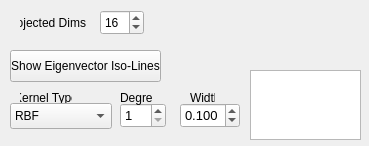
<?xml version="1.0" encoding="UTF-8"?>
<ui version="4.0">
 <class>paramsKPCA</class>
 <widget class="QWidget" name="paramsKPCA">
  <property name="geometry">
   <rect>
    <x>0</x>
    <y>0</y>
    <width>369</width>
    <height>146</height>
   </rect>
  </property>
  <property name="windowTitle">
   <string>Form</string>
  </property>
  <widget class="QLabel" name="labelkernel">
   <property name="geometry">
    <rect>
     <x>20</x>
     <y>90</y>
     <width>52</width>
     <height>16</height>
    </rect>
   </property>
   <property name="font">
    <font>
     <pointsize>9</pointsize>
    </font>
   </property>
   <property name="text">
    <string>Kernel Type</string>
   </property>
   <property name="alignment">
    <set>Qt::AlignCenter</set>
   </property>
  </widget>
  <widget class="QComboBox" name="kernelTypeCombo">
   <property name="geometry">
    <rect>
     <x>10</x>
     <y>103</y>
     <width>102</width>
     <height>26</height>
    </rect>
   </property>
   <property name="font">
    <font>
     <pointsize>9</pointsize>
    </font>
   </property>
   <property name="toolTip">
    <string>&lt;!DOCTYPE HTML PUBLIC &quot;-//W3C//DTD HTML 4.0//EN&quot; &quot;http://www.w3.org/TR/REC-html40/strict.dtd&quot;&gt;
&lt;html&gt;&lt;head&gt;&lt;meta name=&quot;qrichtext&quot; content=&quot;1&quot; /&gt;&lt;style type=&quot;text/css&quot;&gt;
p, li { white-space: pre-wrap; }
&lt;/style&gt;&lt;/head&gt;&lt;body style=&quot; font-family:'Lucida Grande'; font-size:9pt; font-weight:400; font-style:normal;&quot;&gt;
&lt;p style=&quot; margin-top:0px; margin-bottom:0px; margin-left:0px; margin-right:0px; -qt-block-indent:0; text-indent:0px;&quot;&gt;Polynomial: (&amp;lt;x,y&amp;gt; + offset)^degree&lt;/p&gt;
&lt;p style=&quot; margin-top:0px; margin-bottom:0px; margin-left:0px; margin-right:0px; -qt-block-indent:0; text-indent:0px;&quot;&gt;RBF: exp(-&amp;lt;x,y&amp;gt;*width)&lt;/p&gt;
&lt;p style=&quot; margin-top:0px; margin-bottom:0px; margin-left:0px; margin-right:0px; -qt-block-indent:0; text-indent:0px;&quot;&gt;Sigmoid: tanh(&amp;lt;x,y&amp;gt; + offset)&lt;/p&gt;&lt;/body&gt;&lt;/html&gt;</string>
   </property>
   <property name="currentIndex">
    <number>1</number>
   </property>
   <item>
    <property name="text">
     <string>Polynomial</string>
    </property>
   </item>
   <item>
    <property name="text">
     <string>RBF</string>
    </property>
   </item>
   <item>
    <property name="text">
     <string>Sigmoid</string>
    </property>
   </item>
  </widget>
  <widget class="QLabel" name="labelWidth_2">
   <property name="geometry">
    <rect>
     <x>20</x>
     <y>13</y>
     <width>66</width>
     <height>20</height>
    </rect>
   </property>
   <property name="font">
    <font>
     <pointsize>9</pointsize>
    </font>
   </property>
   <property name="text">
    <string>Projected Dims</string>
   </property>
   <property name="alignment">
    <set>Qt::AlignRight|Qt::AlignTrailing|Qt::AlignVCenter</set>
   </property>
  </widget>
  <widget class="QPushButton" name="contourButton">
   <property name="geometry">
    <rect>
     <x>10</x>
     <y>50</y>
     <width>151</width>
     <height>32</height>
    </rect>
   </property>
   <property name="font">
    <font>
     <pointsize>9</pointsize>
    </font>
   </property>
   <property name="text">
    <string>Show Eigenvector Iso-Lines</string>
   </property>
  </widget>
  <widget class="QDoubleSpinBox" name="kernelDegSpin">
   <property name="geometry">
    <rect>
     <x>120</x>
     <y>103</y>
     <width>46</width>
     <height>25</height>
    </rect>
   </property>
   <property name="font">
    <font>
     <pointsize>10</pointsize>
    </font>
   </property>
   <property name="toolTip">
    <string>Width of the kernel (gamma)
RBF and Polynomial only</string>
   </property>
   <property name="decimals">
    <number>0</number>
   </property>
   <property name="minimum">
    <double>1.000000000000000</double>
   </property>
   <property name="maximum">
    <double>999.000000000000000</double>
   </property>
   <property name="singleStep">
    <double>1.000000000000000</double>
   </property>
   <property name="value">
    <double>1.000000000000000</double>
   </property>
  </widget>
  <widget class="QDoubleSpinBox" name="kernelWidthSpin">
   <property name="geometry">
    <rect>
     <x>180</x>
     <y>103</y>
     <width>60</width>
     <height>25</height>
    </rect>
   </property>
   <property name="font">
    <font>
     <pointsize>10</pointsize>
    </font>
   </property>
   <property name="toolTip">
    <string>&lt;!DOCTYPE HTML PUBLIC &quot;-//W3C//DTD HTML 4.0//EN&quot; &quot;http://www.w3.org/TR/REC-html40/strict.dtd&quot;&gt;
&lt;html&gt;&lt;head&gt;&lt;meta name=&quot;qrichtext&quot; content=&quot;1&quot; /&gt;&lt;style type=&quot;text/css&quot;&gt;
p, li { white-space: pre-wrap; }
&lt;/style&gt;&lt;/head&gt;&lt;body style=&quot; font-family:'Lucida Grande'; font-size:10pt; font-weight:400; font-style:normal;&quot;&gt;
&lt;p style=&quot; margin-top:0px; margin-bottom:0px; margin-left:0px; margin-right:0px; -qt-block-indent:0; text-indent:0px;&quot;&gt;RBF: Width of the kernel (gamma)&lt;/p&gt;
&lt;p style=&quot; margin-top:0px; margin-bottom:0px; margin-left:0px; margin-right:0px; -qt-block-indent:0; text-indent:0px;&quot;&gt;Poly, Sigmoid: Offset (inhomogeneous kernel)&lt;/p&gt;&lt;/body&gt;&lt;/html&gt;</string>
   </property>
   <property name="decimals">
    <number>3</number>
   </property>
   <property name="minimum">
    <double>0.001000000000000</double>
   </property>
   <property name="maximum">
    <double>999.000000000000000</double>
   </property>
   <property name="singleStep">
    <double>0.010000000000000</double>
   </property>
   <property name="value">
    <double>0.100000000000000</double>
   </property>
  </widget>
  <widget class="QLabel" name="param1Label">
   <property name="geometry">
    <rect>
     <x>120</x>
     <y>90</y>
     <width>32</width>
     <height>16</height>
    </rect>
   </property>
   <property name="font">
    <font>
     <pointsize>9</pointsize>
    </font>
   </property>
   <property name="text">
    <string>Degree</string>
   </property>
  </widget>
  <widget class="QLabel" name="param2Label">
   <property name="geometry">
    <rect>
     <x>190</x>
     <y>90</y>
     <width>25</width>
     <height>16</height>
    </rect>
   </property>
   <property name="font">
    <font>
     <pointsize>9</pointsize>
    </font>
   </property>
   <property name="text">
    <string>Width</string>
   </property>
  </widget>
  <widget class="QSpinBox" name="dimCountSpin">
   <property name="geometry">
    <rect>
     <x>100</x>
     <y>10</y>
     <width>44</width>
     <height>25</height>
    </rect>
   </property>
   <property name="font">
    <font>
     <pointsize>9</pointsize>
    </font>
   </property>
   <property name="toolTip">
    <string>&lt;!DOCTYPE HTML PUBLIC &quot;-//W3C//DTD HTML 4.0//EN&quot; &quot;http://www.w3.org/TR/REC-html40/strict.dtd&quot;&gt;
&lt;html&gt;&lt;head&gt;&lt;meta name=&quot;qrichtext&quot; content=&quot;1&quot; /&gt;&lt;style type=&quot;text/css&quot;&gt;
p, li { white-space: pre-wrap; }
&lt;/style&gt;&lt;/head&gt;&lt;body style=&quot; font-family:'Lucida Grande'; font-size:9pt; font-weight:400; font-style:normal;&quot;&gt;
&lt;p style=&quot; margin-top:0px; margin-bottom:0px; margin-left:0px; margin-right:0px; -qt-block-indent:0; text-indent:0px;&quot;&gt;# of dual eigen-vectors to be computed explicitly (will determine the dimensionality of the projected data)&lt;/p&gt;&lt;/body&gt;&lt;/html&gt;</string>
   </property>
   <property name="minimum">
    <number>2</number>
   </property>
   <property name="maximum">
    <number>100</number>
   </property>
   <property name="value">
    <number>16</number>
   </property>
  </widget>
  <widget class="QLabel" name="eigenGraph">
   <property name="geometry">
    <rect>
     <x>161</x>
     <y>2</y>
     <width>201</width>
     <height>61</height>
    </rect>
   </property>
   <property name="toolTip">
    <string>K-PCA Eigenvalues</string>
   </property>
   <property name="text">
    <string/>
   </property>
  </widget>
  <widget class="QListWidget" name="eigenList">
   <property name="geometry">
    <rect>
     <x>250</x>
     <y>70</y>
     <width>111</width>
     <height>70</height>
    </rect>
   </property>
   <property name="font">
    <font>
     <pointsize>8</pointsize>
    </font>
   </property>
  </widget>
 </widget>
 <resources/>
 <connections/>
</ui>
